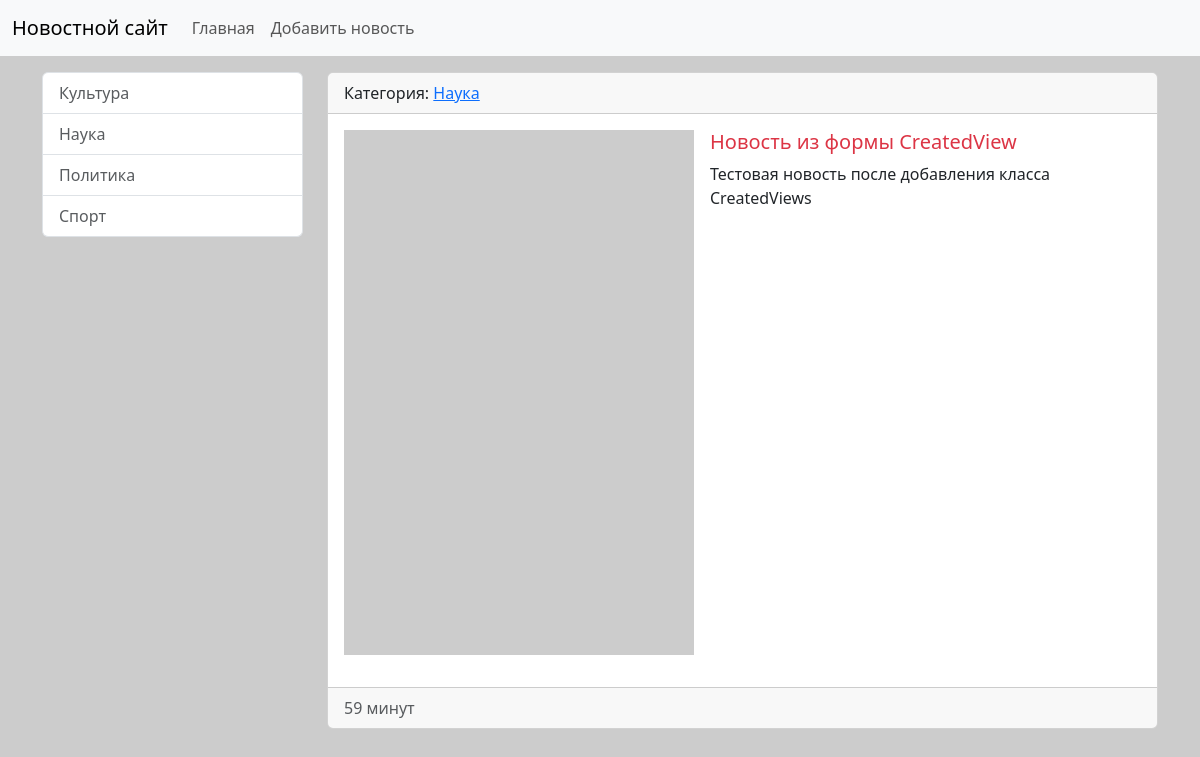
Page /news/20/ on the committed database.
### news/models.py (models this page shows, shortened)
class Category(models.Model):
    title = models.CharField(max_length=150, db_index=True, verbose_name = 'Наименование категории') # При наличии db_index поле индексируется и поиск полей в этой таблице / модели становится более быстрым
    def get_absolute_url(self): # Название этого метода должно быть именно таким, чтобы Django мог его распознать и использовать для получения URL-адреса объекта и это договорённость между разработчиками Django. Этот метод возвращает URL-адрес для конкретного объекта модели, который будет использовать. Также django автоматически ищет этот метод и если находит его, то в админ.панели автоматически появляется кнопка "смотреть на сайте", которая ведёт на соответствующую страницу на сайте. При другом названии метода кнопки не будет.
        return reverse('category', kwargs={"category_id": self.pk}) # Главное отличе этой фукнции от template tag в том, что она строит ссылку в python-файлах, а template tag - в html-шаблонах. Здесь мы используем имя маршрута 'category' и передаем параметр category_id, который равен первичному ключу (pk) текущего объекта категории. В результате функция reverse вернет URL-адрес для этой категории, который можно использовать в шаблонах или других частях приложения.
    class Meta:
        verbose_name = 'Категория'
        verbose_name_plural = 'Категории'
        ordering = ('title', )
    def __str__(self):
        return self.title

class News(models.Model):
    title = models.CharField(max_length=150, verbose_name="Наименование")
    content = models.TextField(blank=True, verbose_name="Содержание")
    created_at = models.DateTimeField(auto_now_add=True, verbose_name="Дата создания")
    updated_at = models.DateTimeField(auto_now=True, verbose_name="Дата редактирования")
    photo = models.ImageField(upload_to='photos/%Y/%m/%d', verbose_name="Фото", blank=True)
    is_published = models.BooleanField(default=True, verbose_name="Опубликовано")
    category = models.ForeignKey('Category', on_delete=models.PROTECT, verbose_name = 'Категория') # Модель можно указать двумя способами: ссылкой на модель (но только в том случае, если эта модель объявлена раньше, перед указанием foreign key в другой модели) или указав имя модели - 'Category'. null=True поставлен из-за того, что category и связь с category были добавлены после того, как в БД уже были добавлены новости без категории.
    class Meta:
        verbose_name = 'Новость'    # Это правильный перевод или наименование единственного числа объекта модели, с которой мы работаем
        verbose_name_plural = 'Новости' # Это правильный перевод или наименование множественного числа объектов модели, с которой мы работаем
        ordering = ['-created_at'] # Это параметр сортировки объектов модели, с которой мы работаем ("-" означает, что в обратном порядке)

### news/views.py (the view)
# urls.py: path('news/<int:pk>/', ViewNews.as_view(), name='view_news'),
class ViewNews(DetailView):  # Этот класс используется для отображения одной новости
    model = News  # Здесь указывается модель, с которой мы будем работать
    context_object_name = 'news_item'  # Здесь указывается имя объекта, который будет передаваться в шаблон. По умолчанию это object, но мы переименовываем его в news_item, чтобы было понятнее

### news/templatetags/news_tags.py (called while the page is built)
@register.inclusion_tag('news/list_categories.html')
def show_categories():    # Можно передавать дополнительные параметры (def show_categories(arg1='Hello', arg2='World')
    categories = Category.objects.all()
    return {"categories": categories}   # При передачи доп. параметров в функцию return должен выглядеть с из возвратом, чтобы увидеть их значения return {"categories": categories, "arg1": arg1, "arg2": arg2}

### news/templates/news/news_detail.html (shortened to what this page needs)
{% extends 'base.html' %}
{% block sidebar %}
    {% include 'include/_sidebar.html' %}
{% endblock %}
{% block content %}
<div class="card mb-3">
    <div class="card-header">
        Категория: <a href="{{ news_item.category.get_absolute_url }}">{{ news_item.category }}</a>
    </div>
    <div class="card-body">
        {% if news_item.photo %}
            <img src="{{ news_item.photo.url }}" alt="" width="350" class="float-start me-3 mb-3">
        {% else %}
            <img src="https://picsum.photos/seed/picsum/200/300" alt="" width="350" class="float-start me-3 mb-3">
        {% endif %}
        <h5 class="card-title {% cycle 'text-danger' 'text-success' %}">{{ news_item.title }}</h5>
        <p class="card-text">{{ news_item.content }}</p>
    </div>
    <div class="card-footer text-body-secondary">
        {{ news_item.created_at|timesince }}
    </div>
</div>
{% endblock  %}

### news/templates/news/list_categories.html
<div class="list-group">
  {% for item_category in categories %}
    <a href="{{ item_category.get_absolute_url }}" class="list-group-item list-group-item-action" aria-current="true" >{{ item_category.title }}</a >
  {% empty %}
    <p class="text-muted">Категорий нет.</p>
  {% endfor %}
</div>

### education/static/css/style.css (style rules this page uses)
body { background-color: #ccc; }

### rows in the picture
Category: title "Культура"
Category: title "Наука"
Category: title "Политика"
Category: title "Спорт"
News: category "Наука", title "Новость из формы CreatedView", content "Тестовая новость после добавления класса CreatedViews", created_at "59 минут"
